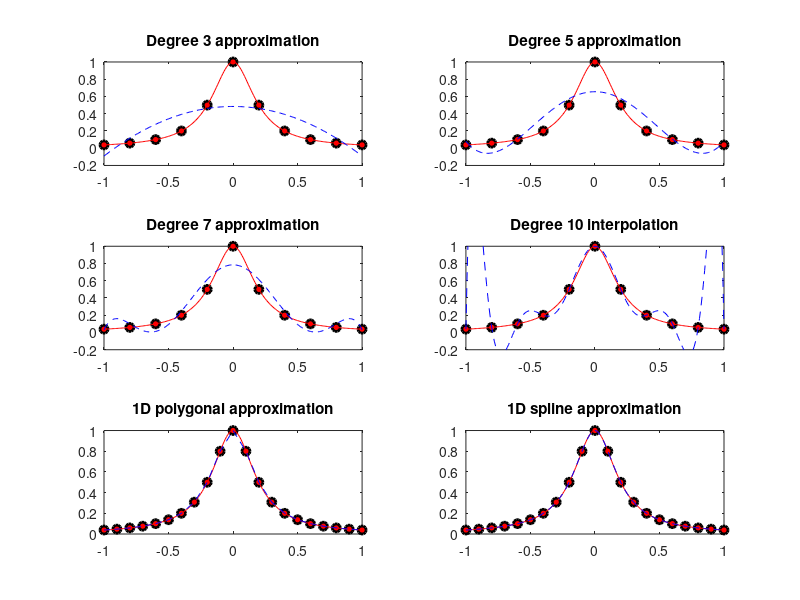

Write the MATLAB code that produced this figure.
clearvars
close all

f=@(x) 1./(1+25*x.^2);

a=-1;
b=1;
x=a:0.2:b;
y=f(x);
xOrig=a:0.01:b;
yOrig=f(xOrig);
xp=a:0.1:b;
yp=f(xp);

degree=[3,5,7,10];

figure()
for i=1:size(degree,2)
    subplot(3,2,i);
    plot(x,y,'o','Marker','o','LineWidth',2,'MarkerFaceColor','red',...
        'LineWidth',2,'MarkerEdgeColor','black');
    hold on
    plot(xOrig,yOrig,'-r')
    p = polyfit(x,y,degree(i));
    yy = polyval(p,xOrig);
    plot(xOrig,yy,'--b')
    if (degree(i) < 10)
        title(['Degree ',num2str(degree(i)),' approximation']);
    else
        title(['Degree ',num2str(degree(i)),' interpolation']);
    end
    axis([-1,1,-0.2,1])
    hold off
end

% Polygonal
subplot(3,2,5)
plot(xp,yp,'o','Marker','o','LineWidth',2,'MarkerFaceColor','red',...
            'LineWidth',2,'MarkerEdgeColor','black');
hold on
plot(xOrig,yOrig,'-r')
yyp = interp1(xp,yp,xOrig);
plot(xOrig,yyp,'--b')
title('1D polygonal approximation')
hold off

% Spline
subplot(3,2,6)
plot(xp,yp,'o','Marker','o','LineWidth',2,'MarkerFaceColor','red',...
            'LineWidth',2,'MarkerEdgeColor','black');
hold on
plot(xOrig,yOrig,'-r')
yys = spline(xp,yp,xOrig);
plot(xOrig,yys,'--b')
title('1D spline approximation')
hold off

    
    
    